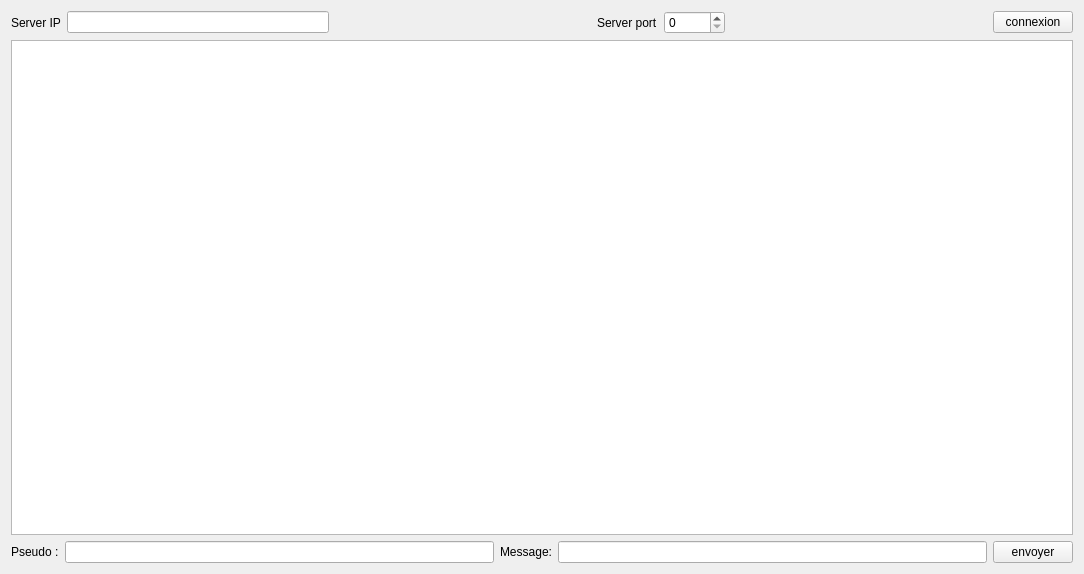
<?xml version="1.0" encoding="UTF-8"?>
<ui version="4.0">
 <class>Cli</class>
 <widget class="QWidget" name="Cli">
  <property name="geometry">
   <rect>
    <x>0</x>
    <y>0</y>
    <width>1084</width>
    <height>574</height>
   </rect>
  </property>
  <property name="windowTitle">
   <string>Form</string>
  </property>
  <layout class="QVBoxLayout" name="verticalLayout">
   <item>
    <layout class="QHBoxLayout" name="horizontalLayout">
     <item>
      <widget class="QLabel" name="label">
       <property name="text">
        <string>Server IP</string>
       </property>
      </widget>
     </item>
     <item>
      <widget class="QLineEdit" name="ipText"/>
     </item>
     <item>
      <spacer name="horizontalSpacer_2">
       <property name="orientation">
        <enum>Qt::Horizontal</enum>
       </property>
       <property name="sizeHint" stdset="0">
        <size>
         <width>40</width>
         <height>20</height>
        </size>
       </property>
      </spacer>
     </item>
     <item>
      <widget class="QLabel" name="label_2">
       <property name="text">
        <string>Server port</string>
       </property>
      </widget>
     </item>
     <item>
      <widget class="QSpinBox" name="portSpinBox">
       <property name="maximum">
        <number>67000</number>
       </property>
      </widget>
     </item>
     <item>
      <spacer name="horizontalSpacer">
       <property name="orientation">
        <enum>Qt::Horizontal</enum>
       </property>
       <property name="sizeHint" stdset="0">
        <size>
         <width>40</width>
         <height>20</height>
        </size>
       </property>
      </spacer>
     </item>
     <item>
      <widget class="QPushButton" name="connexionBouton">
       <property name="text">
        <string>connexion</string>
       </property>
      </widget>
     </item>
    </layout>
   </item>
   <item>
    <layout class="QHBoxLayout" name="horizontalLayout_3">
     <item>
      <widget class="QTextBrowser" name="chatBrowser">
       <property name="html">
        <string>&lt;!DOCTYPE HTML PUBLIC &quot;-//W3C//DTD HTML 4.0//EN&quot; &quot;http://www.w3.org/TR/REC-html40/strict.dtd&quot;&gt;
&lt;html&gt;&lt;head&gt;&lt;meta name=&quot;qrichtext&quot; content=&quot;1&quot; /&gt;&lt;style type=&quot;text/css&quot;&gt;
p, li { white-space: pre-wrap; }
&lt;/style&gt;&lt;/head&gt;&lt;body style=&quot; font-family:'Ubuntu'; font-size:11pt; font-weight:400; font-style:normal;&quot;&gt;
&lt;p style=&quot;-qt-paragraph-type:empty; margin-top:0px; margin-bottom:0px; margin-left:0px; margin-right:0px; -qt-block-indent:0; text-indent:0px; font-family:'Ubuntu';&quot;&gt;&lt;br /&gt;&lt;/p&gt;&lt;/body&gt;&lt;/html&gt;</string>
       </property>
      </widget>
     </item>
    </layout>
   </item>
   <item>
    <layout class="QHBoxLayout" name="horizontalLayout_2">
     <item>
      <widget class="QLabel" name="label_3">
       <property name="text">
        <string>Pseudo :</string>
       </property>
      </widget>
     </item>
     <item>
      <widget class="QLineEdit" name="pseudoText"/>
     </item>
     <item>
      <widget class="QLabel" name="label_4">
       <property name="text">
        <string>Message:</string>
       </property>
      </widget>
     </item>
     <item>
      <widget class="QLineEdit" name="messageText"/>
     </item>
     <item>
      <widget class="QPushButton" name="envoyerBouton">
       <property name="text">
        <string>envoyer</string>
       </property>
      </widget>
     </item>
    </layout>
   </item>
  </layout>
 </widget>
 <resources/>
 <connections/>
</ui>
